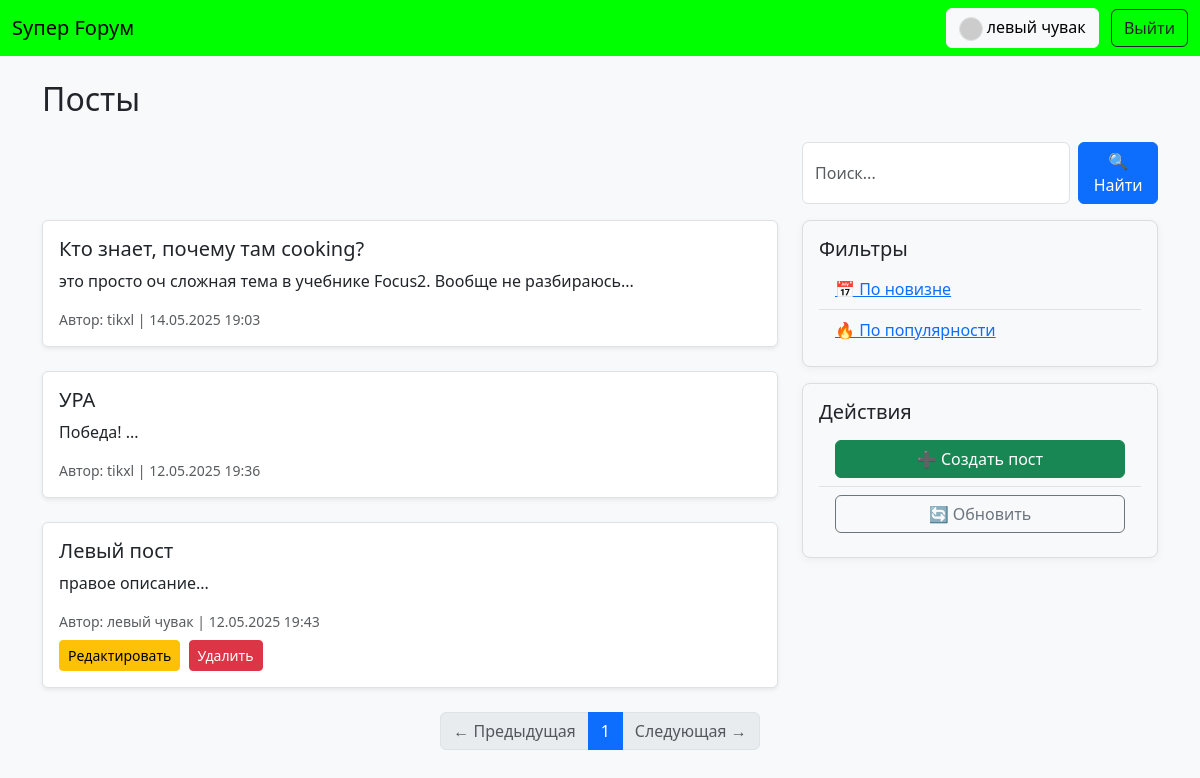
The app's page /?sort=popular (signed in) with its own data.
### app.py (models this page shows)
class User(UserMixin, db.Model):
    id = db.Column(db.Integer, primary_key=True)
    username = db.Column(db.String(80), unique=True, nullable=False)
    password = db.Column(db.String(120), nullable=False)
    avatar = db.Column(db.String(255))
    description = db.Column(db.Text)
    posts = db.relationship('Post', backref='author', lazy=True)
    comments = db.relationship('Comment', backref='author', lazy=True)

class Post(db.Model):
    id = db.Column(db.Integer, primary_key=True)
    title = db.Column(db.String(200), nullable=False)
    content = db.Column(db.Text, nullable=False)
    date = db.Column(db.DateTime, default=datetime.utcnow)
    user_id = db.Column(db.Integer, db.ForeignKey('user.id'), nullable=False)

### app.py (the view)
@app.route('/')
def index():
    sort_by = request.args.get('sort', 'new')
    search_query = request.args.get('search', '')
    page = request.args.get('page', 1, type=int)
    posts_query = Post.query
    if search_query:
        posts_query = posts_query.filter(Post.title.ilike(f'%{search_query}%'))
    if sort_by == 'popular':
        posts_query = db.session.query(Post).outerjoin(Comment).group_by(Post.id).order_by(db.func.count(Comment.id).desc())
        if search_query:
            posts_query = posts_query.filter(Post.title.ilike(f'%{search_query}%'))
    else:
        posts_query = posts_query.order_by(Post.date.desc())
    pagination = posts_query.paginate(page=page, per_page=5)
    posts = pagination.items
    return render_template('index.html', posts=posts, sort_by=sort_by, pagination=pagination, search_query=search_query)

### app.py (called while the page is built)
@login_manager.user_loader
def load_user(user_id):
    return User.query.get(int(user_id))

### templates/index.html (shortened to what this page needs)
{% extends "base.html" %}
{% block content %}
<h2 class="mb-4">Посты</h2>
<div class="row mb-3">
    <div class="col-md-8"></div>
    <div class="col-md-4">
        <form method="GET" class="d-flex">
            <input type="text" name="search" class="form-control me-2" placeholder="Поиск..." value="{{ request.args.get('search', '') }}">
            <button class="btn btn-primary" type="submit">🔍 Найти</button>
        </form>
    </div>
</div>
<div class="row">
    <div class="col-md-8">
        {% for post in posts %}
        <div class="card mb-4 shadow-sm border rounded p-3 bg-white">
            <h5 class="card-title">
                <a href="{{ url_for('view_post', post_id=post.id) }}">{{ post.title }}</a>
            </h5>
            <p class="card-text">{{ post.content[:200] }}...</p>
            <small class="text-muted">
                Автор: {{ post.author.username }} | {{ post.date.strftime('%d.%m.%Y %H:%M') }}
            </small>
            {% if current_user.is_authenticated and current_user.id == post.author.id %}
                <div class="mt-2">
                    <a href="{{ url_for('edit_post', post_id=post.id) }}" class="btn btn-sm btn-warning me-1">Редактировать</a>
                    <a href="{{ url_for('delete_post', post_id=post.id) }}" class="btn btn-sm btn-danger">Удалить</a>
                </div>
            {% endif %}
        </div>
        {% endfor %}
    </div>
    <div class="col-md-4">
        <div class="card bg-light mb-3">
            <div class="card-body">
                <h5>Фильтры</h5>
                <ul class="list-group list-group-flush">
                    <li class="list-group-item bg-light"><a href="?sort=new">📅 По новизне</a></li>
                    <li class="list-group-item bg-light"><a href="?sort=popular">🔥 По популярности</a></li>
                </ul>
            </div>
        </div>
        <div class="card bg-light">
            <div class="card-body">
                <h5>Действия</h5>
                <ul class="list-group list-group-flush">
                    <li class="list-group-item bg-light">
                        <a href="{{ url_for('create_post') }}" class="btn btn-success w-100">➕ Создать пост</a>
                    </li>
                    <li class="list-group-item bg-light">
                        <a href="#" class="btn btn-outline-secondary w-100">🔄 Обновить</a>
                    </li>
                </ul>
            </div>
        </div>
    </div>
</div>
<nav aria-label="Page navigation">
    <ul class="pagination justify-content-center">
        {% if pagination.has_prev %}
            <li class="page-item">
                <a class="page-link" href="{{ url_for('index', sort=sort_by, page=pagination.prev_num, search=request.args.get('search')) }}">← Предыдущая</a>
            </li>
        {% else %}
            <li class="page-item disabled"><span class="page-link">← Предыдущая</span></li>
        {% endif %}
        {% for p in pagination.iter_pages() %}
            {% if p %}
                <li class="page-item {% if p == pagination.page %}active{% endif %}">
                    <a class="page-link" href="{{ url_for('index', sort=sort_by, page=p, search=request.args.get('search')) }}">{{ p }}</a>
                </li>
            {% else %}
                <li class="page-item disabled"><span class="page-link">…</span></li>
            {% endif %}
        {% endfor %}
        {% if pagination.has_next %}
            <li class="page-item">
                <a class="page-link" href="{{ url_for('index', sort=sort_by, page=pagination.next_num, search=request.args.get('search')) }}">Следующая →</a>
            </li>
        {% else %}
            <li class="page-item disabled"><span class="page-link">Следующая →</span></li>
        {% endif %}
    </ul>
</nav>
{% endblock %}

### templates/base.html (shortened to what this page needs)
<!DOCTYPE html>
<html lang="ru">
<head>
    <link href="https://cdn.jsdelivr.net/npm/bootstrap@5.3.0/dist/css/bootstrap.min.css" rel="stylesheet">
    <link rel="stylesheet" href="{{ url_for('static', filename='style.css') }}">
</head>
<body>
<nav class="navbar navbar-expand-lg navbar-dark">
    <div class="container-fluid">
        <a class="navbar-brand" href="{{ url_for('index') }}">Sупер Fорум</a>
        <div class="ms-auto">
            {% if current_user.is_authenticated %}
                <a href="{{ url_for('profile', user_id=current_user.id) }}" class="btn btn-light me-2">
                    <img src="{{ current_user.avatar }}" alt="avatar" width="24" class="rounded-circle"> {{ current_user.username }}
                </a>
                <a href="{{ url_for('logout') }}" class="btn btn-outline-dark">Выйти</a>
            {% else %}
                <a href="{{ url_for('login') }}" class="btn btn-outline-dark">Войти</a>
                <a href="{{ url_for('register') }}" class="btn btn-dark">Зарегистрироваться</a>
            {% endif %}
        </div>
    </div>
</nav>
<div class="container my-4">
    {% block content %}{% endblock %}
</div>
</body>
</html>

### static/style.css (style rules this page uses)
body { background-color: #f8f9fa; font-family: 'Segoe UI', Tahoma, Geneva, Verdana, sans-serif; }
.navbar { background-color: lime !important; }
.navbar-brand { color: black !important; }
.card { border: 1px solid #ddd; border-radius: 8px; box-shadow: 0 2px 8px rgba(0, 0, 0, 0.05); transition: box-shadow 0.3s ease; margin-bottom: 2rem; }
.card-title a { color: #212529; text-decoration: none; }
.pagination .page-item.active .page-link { background-color: #0d6efd; border-color: #0d6efd; }
.rounded-circle { object-fit: cover; border: 1px solid #ddd; }

### records on screen
User: username "левый чувак"
Post: title "Кто знает, почему там cooking?", content "это просто оч сложная тема в учебнике Focus2. Вообще не разбираюсь", author.username "tikxl", date "14.05.2025 19:03"
Post: title "УРА", content "Победа!", author.username "tikxl", date "12.05.2025 19:36"
Post: title "Левый пост", content "правое описание", author.username "левый чувак", date "12.05.2025 19:43"

### other values on screen
{{ p }} "1"
